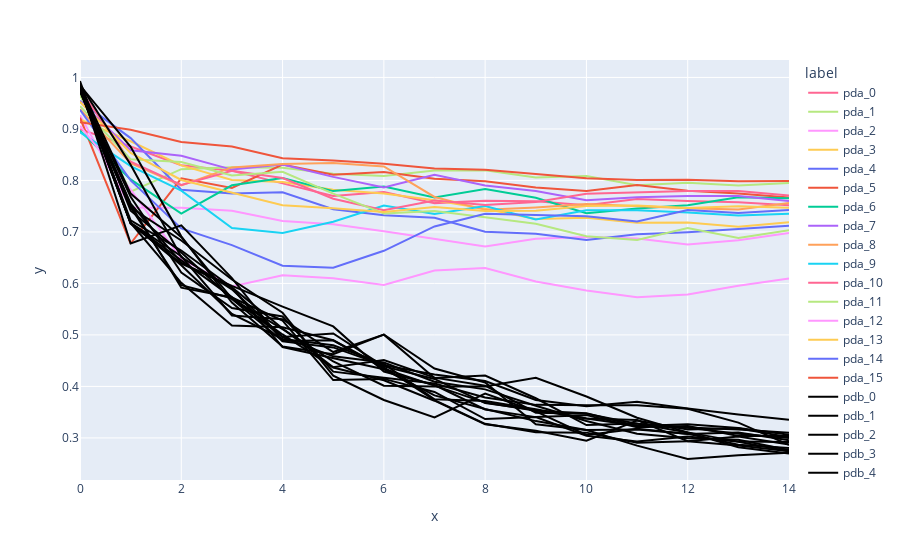

Notebook code for this chart:
### Code cell
px.line(df_all,
        x='x',
        y='y',
        color='label',
        line_group='label',
        color_discrete_map=color_map).show()

### Figure 1 — Plotly figure (JSON) as saved in the notebook; plotly's stock layout.template omitted (floating-point values rounded to 4 significant figures)
{"data": [{"hovertemplate": "label=pda_0<br>x=%{x}<br>y=%{y}<extra></extra>", "legendgroup": "pda_0", "line": {"color": "#FF6692", "dash": "solid"}, "marker": {"symbol": "circle"}, "mode": "lines", "name": "pda_0", "orientation": "v", "showlegend": true, "type": "scatter", "x": [0, 1, 2, 3, 4, 5, 6, 7, 8, 9, 10, 11, 12, 13, 14], "xaxis": "x", "y": [0.8993, 0.8658, 0.8295, 0.8186, 0.7943, 0.7697, 0.7775, 0.756, 0.7606, 0.7594, 0.7521, 0.764, 0.7601, 0.7575, 0.7519], "yaxis": "y"}, {"hovertemplate": "label=pda_1<br>x=%{x}<br>y=%{y}<extra></extra>", "legendgroup": "pda_1", "line": {"color": "#B6E880", "dash": "solid"}, "marker": {"symbol": "circle"}, "mode": "lines", "name": "pda_1", "orientation": "v", "showlegend": true, "type": "scatter", "x": [0, 1, 2, 3, 4, 5, 6, 7, 8, 9, 10, 11, 12, 13, 14], "xaxis": "x", "y": [0.9656, 0.7782, 0.8219, 0.8257, 0.8245, 0.8131, 0.8089, 0.8191, 0.8196, 0.8058, 0.8085, 0.7909, 0.7953, 0.7902, 0.7948], "yaxis": "y"}, {"hovertemplate": "label=pda_2<br>x=%{x}<br>y=%{y}<extra></extra>", "legendgroup": "pda_2", "line": {"color": "#FF97FF", "dash": "solid"}, "marker": {"symbol": "circle"}, "mode": "lines", "name": "pda_2", "orientation": "v", "showlegend": true, "type": "scatter", "x": [0, 1, 2, 3, 4, 5, 6, 7, 8, 9, 10, 11, 12, 13, 14], "xaxis": "x", "y": [0.9268, 0.7473, 0.7469, 0.741, 0.7213, 0.7148, 0.7015, 0.6874, 0.6719, 0.687, 0.6904, 0.6872, 0.6756, 0.6837, 0.6979], "yaxis": "y"}, {"hovertemplate": "label=pda_3<br>x=%{x}<br>y=%{y}<extra></extra>", "legendgroup": "pda_3", "line": {"color": "#FECB52", "dash": "solid"}, "marker": {"symbol": "circle"}, "mode": "lines", "name": "pda_3", "orientation": "v", "showlegend": true, "type": "scatter", "x": [0, 1, 2, 3, 4, 5, 6, 7, 8, 9, 10, 11, 12, 13, 14], "xaxis": "x", "y": [0.9187, 0.876, 0.8292, 0.801, 0.797, 0.7819, 0.7747, 0.7614, 0.745, 0.725, 0.7275, 0.7179, 0.7181, 0.7103, 0.7189], "yaxis": "y"}, {"hovertemplate": "label=pda_4<br>x=%{x}<br>y=%{y}<extra></extra>", "legendgroup": "pda_4", "line": {"color": "#636efa", "dash": "solid"}, "marker": {"symbol": "circle"}, "mode": "lines", "name": "pda_4", "orientation": "v", "showlegend": true, "type": "scatter", "x": [0, 1, 2, 3, 4, 5, 6, 7, 8, 9, 10, 11, 12, 13, 14], "xaxis": "x", "y": [0.9545, 0.8822, 0.7819, 0.7748, 0.7771, 0.7442, 0.7323, 0.7277, 0.7005, 0.6966, 0.6844, 0.6956, 0.6996, 0.7059, 0.7118], "yaxis": "y"}, {"hovertemplate": "label=pda_5<br>x=%{x}<br>y=%{y}<extra></extra>", "legendgroup": "pda_5", "line": {"color": "#EF553B", "dash": "solid"}, "marker": {"symbol": "circle"}, "mode": "lines", "name": "pda_5", "orientation": "v", "showlegend": true, "type": "scatter", "x": [0, 1, 2, 3, 4, 5, 6, 7, 8, 9, 10, 11, 12, 13, 14], "xaxis": "x", "y": [0.9218, 0.6775, 0.8042, 0.7855, 0.8307, 0.8109, 0.8162, 0.8031, 0.7986, 0.7863, 0.7795, 0.7913, 0.78, 0.7744, 0.7667], "yaxis": "y"}, {"hovertemplate": "label=pda_6<br>x=%{x}<br>y=%{y}<extra></extra>", "legendgroup": "pda_6", "line": {"color": "#00cc96", "dash": "solid"}, "marker": {"symbol": "circle"}, "mode": "lines", "name": "pda_6", "orientation": "v", "showlegend": true, "type": "scatter", "x": [0, 1, 2, 3, 4, 5, 6, 7, 8, 9, 10, 11, 12, 13, 14], "xaxis": "x", "y": [0.8968, 0.8021, 0.7357, 0.7906, 0.8045, 0.7793, 0.7882, 0.767, 0.7834, 0.7664, 0.7364, 0.7455, 0.752, 0.7675, 0.7654], "yaxis": "y"}, {"hovertemplate": "label=pda_7<br>x=%{x}<br>y=%{y}<extra></extra>", "legendgroup": "pda_7", "line": {"color": "#ab63fa", "dash": "solid"}, "marker": {"symbol": "circle"}, "mode": "lines", "name": "pda_7", "orientation": "v", "showlegend": true, "type": "scatter", "x": [0, 1, 2, 3, 4, 5, 6, 7, 8, 9, 10, 11, 12, 13, 14], "xaxis": "x", "y": [0.9538, 0.8587, 0.8481, 0.8211, 0.831, 0.8069, 0.7864, 0.8109, 0.79, 0.7794, 0.7615, 0.7672, 0.77, 0.7699, 0.76], "yaxis": "y"}, {"hovertemplate": "label=pda_8<br>x=%{x}<br>y=%{y}<extra></extra>", "legendgroup": "pda_8", "line": {"color": "#FFA15A", "dash": "solid"}, "marker": {"symbol": "circle"}, "mode": "lines", "name": "pda_8", "orientation": "v", "showlegend": true, "type": "scatter", "x": [0, 1, 2, 3, 4, 5, 6, 7, 8, 9, 10, 11, 12, 13, 14], "xaxis": "x", "y": [0.9383, 0.8337, 0.7904, 0.8254, 0.8319, 0.8337, 0.8271, 0.7679, 0.7429, 0.7477, 0.7545, 0.7497, 0.7459, 0.7438, 0.7562], "yaxis": "y"}, {"hovertemplate": "label=pda_9<br>x=%{x}<br>y=%{y}<extra></extra>", "legendgroup": "pda_9", "line": {"color": "#19d3f3", "dash": "solid"}, "marker": {"symbol": "circle"}, "mode": "lines", "name": "pda_9", "orientation": "v", "showlegend": true, "type": "scatter", "x": [0, 1, 2, 3, 4, 5, 6, 7, 8, 9, 10, 11, 12, 13, 14], "xaxis": "x", "y": [0.8937, 0.8278, 0.7803, 0.7077, 0.6979, 0.7199, 0.7512, 0.7347, 0.7502, 0.7243, 0.7421, 0.7421, 0.7377, 0.7318, 0.7353], "yaxis": "y"}, {"hovertemplate": "label=pda_10<br>x=%{x}<br>y=%{y}<extra></extra>", "legendgroup": "pda_10", "line": {"color": "#FF6692", "dash": "solid"}, "marker": {"symbol": "circle"}, "mode": "lines", "name": "pda_10", "orientation": "v", "showlegend": true, "type": "scatter", "x": [0, 1, 2, 3, 4, 5, 6, 7, 8, 9, 10, 11, 12, 13, 14], "xaxis": "x", "y": [0.9757, 0.8364, 0.7914, 0.8188, 0.8047, 0.7644, 0.7423, 0.7609, 0.7521, 0.7582, 0.7741, 0.7761, 0.7794, 0.7797, 0.771], "yaxis": "y"}, {"hovertemplate": "label=pda_11<br>x=%{x}<br>y=%{y}<extra></extra>", "legendgroup": "pda_11", "line": {"color": "#B6E880", "dash": "solid"}, "marker": {"symbol": "circle"}, "mode": "lines", "name": "pda_11", "orientation": "v", "showlegend": true, "type": "scatter", "x": [0, 1, 2, 3, 4, 5, 6, 7, 8, 9, 10, 11, 12, 13, 14], "xaxis": "x", "y": [0.9443, 0.8412, 0.836, 0.8096, 0.817, 0.7744, 0.7359, 0.7405, 0.7285, 0.716, 0.6915, 0.6842, 0.7077, 0.6882, 0.7033], "yaxis": "y"}, {"hovertemplate": "label=pda_12<br>x=%{x}<br>y=%{y}<extra></extra>", "legendgroup": "pda_12", "line": {"color": "#FF97FF", "dash": "solid"}, "marker": {"symbol": "circle"}, "mode": "lines", "name": "pda_12", "orientation": "v", "showlegend": true, "type": "scatter", "x": [0, 1, 2, 3, 4, 5, 6, 7, 8, 9, 10, 11, 12, 13, 14], "xaxis": "x", "y": [0.9062, 0.782, 0.6479, 0.5942, 0.6158, 0.6101, 0.5971, 0.6252, 0.6298, 0.6036, 0.5863, 0.573, 0.5784, 0.5956, 0.6096], "yaxis": "y"}, {"hovertemplate": "label=pda_13<br>x=%{x}<br>y=%{y}<extra></extra>", "legendgroup": "pda_13", "line": {"color": "#FECB52", "dash": "solid"}, "marker": {"symbol": "circle"}, "mode": "lines", "name": "pda_13", "orientation": "v", "showlegend": true, "type": "scatter", "x": [0, 1, 2, 3, 4, 5, 6, 7, 8, 9, 10, 11, 12, 13, 14], "xaxis": "x", "y": [0.9529, 0.8535, 0.801, 0.7764, 0.752, 0.746, 0.7385, 0.7484, 0.7406, 0.7409, 0.7502, 0.7512, 0.7465, 0.7499, 0.747], "yaxis": "y"}, {"hovertemplate": "label=pda_14<br>x=%{x}<br>y=%{y}<extra></extra>", "legendgroup": "pda_14", "line": {"color": "#636efa", "dash": "solid"}, "marker": {"symbol": "circle"}, "mode": "lines", "name": "pda_14", "orientation": "v", "showlegend": true, "type": "scatter", "x": [0, 1, 2, 3, 4, 5, 6, 7, 8, 9, 10, 11, 12, 13, 14], "xaxis": "x", "y": [0.9371, 0.8, 0.707, 0.6744, 0.6345, 0.6307, 0.6634, 0.7107, 0.7352, 0.7334, 0.7307, 0.7203, 0.7424, 0.7369, 0.7424], "yaxis": "y"}, {"hovertemplate": "label=pda_15<br>x=%{x}<br>y=%{y}<extra></extra>", "legendgroup": "pda_15", "line": {"color": "#EF553B", "dash": "solid"}, "marker": {"symbol": "circle"}, "mode": "lines", "name": "pda_15", "orientation": "v", "showlegend": true, "type": "scatter", "x": [0, 1, 2, 3, 4, 5, 6, 7, 8, 9, 10, 11, 12, 13, 14], "xaxis": "x", "y": [0.9129, 0.8984, 0.8748, 0.8657, 0.8431, 0.8385, 0.8324, 0.8231, 0.8206, 0.8117, 0.8041, 0.8011, 0.8013, 0.7982, 0.7988], "yaxis": "y"}, {"hovertemplate": "label=pdb_0<br>x=%{x}<br>y=%{y}<extra></extra>", "legendgroup": "pdb_0", "line": {"color": "black", "dash": "solid"}, "marker": {"symbol": "circle"}, "mode": "lines", "name": "pdb_0", "orientation": "v", "showlegend": true, "type": "scatter", "x": [0, 1, 2, 3, 4, 5, 6, 7, 8, 9, 10, 11, 12, 13, 14], "xaxis": "x", "y": [0.9846, 0.6775, 0.7128, 0.6103, 0.4875, 0.4758, 0.4409, 0.4233, 0.4105, 0.3736, 0.3614, 0.3703, 0.3571, 0.3453, 0.3354], "yaxis": "y"}, {"hovertemplate": "label=pdb_1<br>x=%{x}<br>y=%{y}<extra></extra>", "legendgroup": "pdb_1", "line": {"color": "black", "dash": "solid"}, "marker": {"symbol": "circle"}, "mode": "lines", "name": "pdb_1", "orientation": "v", "showlegend": true, "type": "scatter", "x": [0, 1, 2, 3, 4, 5, 6, 7, 8, 9, 10, 11, 12, 13, 14], "xaxis": "x", "y": [0.9727, 0.7479, 0.5965, 0.5711, 0.5009, 0.4366, 0.4119, 0.3723, 0.3264, 0.3137, 0.2945, 0.3336, 0.3164, 0.3186, 0.3012], "yaxis": "y"}, {"hovertemplate": "label=pdb_2<br>x=%{x}<br>y=%{y}<extra></extra>", "legendgroup": "pdb_2", "line": {"color": "black", "dash": "solid"}, "marker": {"symbol": "circle"}, "mode": "lines", "name": "pdb_2", "orientation": "v", "showlegend": true, "type": "scatter", "x": [0, 1, 2, 3, 4, 5, 6, 7, 8, 9, 10, 11, 12, 13, 14], "xaxis": "x", "y": [0.9743, 0.7472, 0.6834, 0.6076, 0.543, 0.421, 0.3737, 0.34, 0.3861, 0.3514, 0.3057, 0.3179, 0.3076, 0.3104, 0.2953], "yaxis": "y"}, {"hovertemplate": "label=pdb_3<br>x=%{x}<br>y=%{y}<extra></extra>", "legendgroup": "pdb_3", "line": {"color": "black", "dash": "solid"}, "marker": {"symbol": "circle"}, "mode": "lines", "name": "pdb_3", "orientation": "v", "showlegend": true, "type": "scatter", "x": [0, 1, 2, 3, 4, 5, 6, 7, 8, 9, 10, 11, 12, 13, 14], "xaxis": "x", "y": [0.9804, 0.7226, 0.664, 0.592, 0.4764, 0.4556, 0.4333, 0.3825, 0.3561, 0.3327, 0.3155, 0.285, 0.2591, 0.2661, 0.2713], "yaxis": "y"}, {"hovertemplate": "label=pdb_4<br>x=%{x}<br>y=%{y}<extra></extra>", "legendgroup": "pdb_4", "line": {"color": "black", "dash": "solid"}, "marker": {"symbol": "circle"}, "mode": "lines", "name": "pdb_4", "orientation": "v", "showlegend": true, "type": "scatter", "x": [0, 1, 2, 3, 4, 5, 6, 7, 8, 9, 10, 11, 12, 13, 14], "xaxis": "x", "y": [0.9768, 0.7179, 0.6528, 0.5377, 0.5304, 0.4668, 0.5005, 0.4164, 0.4212, 0.377, 0.325, 0.328, 0.3104, 0.2817, 0.2696], "yaxis": "y"}, {"hovertemplate": "label=pdb_5<br>x=%{x}<br>y=%{y}<extra></extra>", "legendgroup": "pdb_5", "line": {"color": "black", "dash": "solid"}, "marker": {"symbol": "circle"}, "mode": "lines", "name": "pdb_5", "orientation": "v", "showlegend": true, "type": "scatter", "x": [0, 1, 2, 3, 4, 5, 6, 7, 8, 9, 10, 11, 12, 13, 14], "xaxis": "x", "y": [0.9775, 0.753, 0.5917, 0.5726, 0.5279, 0.4123, 0.4146, 0.3892, 0.3365, 0.3406, 0.3044, 0.2931, 0.3028, 0.2924, 0.2739], "yaxis": "y"}, {"hovertemplate": "label=pdb_6<br>x=%{x}<br>y=%{y}<extra></extra>", "legendgroup": "pdb_6", "line": {"color": "black", "dash": "solid"}, "marker": {"symbol": "circle"}, "mode": "lines", "name": "pdb_6", "orientation": "v", "showlegend": true, "type": "scatter", "x": [0, 1, 2, 3, 4, 5, 6, 7, 8, 9, 10, 11, 12, 13, 14], "xaxis": "x", "y": [0.9868, 0.8306, 0.6513, 0.5885, 0.4961, 0.5029, 0.439, 0.4145, 0.3678, 0.3544, 0.3379, 0.3238, 0.3196, 0.3081, 0.2997], "yaxis": "y"}, {"hovertemplate": "label=pdb_7<br>x=%{x}<br>y=%{y}<extra></extra>", "legendgroup": "pdb_7", "line": {"color": "black", "dash": "solid"}, "marker": {"symbol": "circle"}, "mode": "lines", "name": "pdb_7", "orientation": "v", "showlegend": true, "type": "scatter", "x": [0, 1, 2, 3, 4, 5, 6, 7, 8, 9, 10, 11, 12, 13, 14], "xaxis": "x", "y": [0.9819, 0.717, 0.6351, 0.5406, 0.4921, 0.48, 0.4435, 0.3749, 0.3716, 0.3559, 0.3376, 0.3348, 0.2936, 0.2852, 0.2742], "yaxis": "y"}, {"hovertemplate": "label=pdb_8<br>x=%{x}<br>y=%{y}<extra></extra>", "legendgroup": "pdb_8", "line": {"color": "black", "dash": "solid"}, "marker": {"symbol": "circle"}, "mode": "lines", "name": "pdb_8", "orientation": "v", "showlegend": true, "type": "scatter", "x": [0, 1, 2, 3, 4, 5, 6, 7, 8, 9, 10, 11, 12, 13, 14], "xaxis": "x", "y": [0.9775, 0.7547, 0.6401, 0.5924, 0.5123, 0.4372, 0.4513, 0.4171, 0.4014, 0.349, 0.3471, 0.3275, 0.3202, 0.3163, 0.31], "yaxis": "y"}, {"hovertemplate": "label=pdb_9<br>x=%{x}<br>y=%{y}<extra></extra>", "legendgroup": "pdb_9", "line": {"color": "black", "dash": "solid"}, "marker": {"symbol": "circle"}, "mode": "lines", "name": "pdb_9", "orientation": "v", "showlegend": true, "type": "scatter", "x": [0, 1, 2, 3, 4, 5, 6, 7, 8, 9, 10, 11, 12, 13, 14], "xaxis": "x", "y": [0.986, 0.7412, 0.6603, 0.5697, 0.4881, 0.4894, 0.4372, 0.3734, 0.3274, 0.3111, 0.3102, 0.2905, 0.2936, 0.3029, 0.287], "yaxis": "y"}, {"hovertemplate": "label=pdb_10<br>x=%{x}<br>y=%{y}<extra></extra>", "legendgroup": "pdb_10", "line": {"color": "black", "dash": "solid"}, "marker": {"symbol": "circle"}, "mode": "lines", "name": "pdb_10", "orientation": "v", "showlegend": true, "type": "scatter", "x": [0, 1, 2, 3, 4, 5, 6, 7, 8, 9, 10, 11, 12, 13, 14], "xaxis": "x", "y": [0.9779, 0.7681, 0.6212, 0.5521, 0.5357, 0.4287, 0.417, 0.4058, 0.3783, 0.3642, 0.3633, 0.3636, 0.3568, 0.3297, 0.2866], "yaxis": "y"}, {"hovertemplate": "label=pdb_11<br>x=%{x}<br>y=%{y}<extra></extra>", "legendgroup": "pdb_11", "line": {"color": "black", "dash": "solid"}, "marker": {"symbol": "circle"}, "mode": "lines", "name": "pdb_11", "orientation": "v", "showlegend": true, "type": "scatter", "x": [0, 1, 2, 3, 4, 5, 6, 7, 8, 9, 10, 11, 12, 13, 14], "xaxis": "x", "y": [0.9757, 0.7174, 0.6013, 0.5181, 0.5149, 0.4897, 0.4346, 0.4016, 0.3686, 0.3527, 0.3478, 0.3232, 0.3263, 0.3191, 0.3061], "yaxis": "y"}, {"hovertemplate": "label=pdb_12<br>x=%{x}<br>y=%{y}<extra></extra>", "legendgroup": "pdb_12", "line": {"color": "black", "dash": "solid"}, "marker": {"symbol": "circle"}, "mode": "lines", "name": "pdb_12", "orientation": "v", "showlegend": true, "type": "scatter", "x": [0, 1, 2, 3, 4, 5, 6, 7, 8, 9, 10, 11, 12, 13, 14], "xaxis": "x", "y": [0.9848, 0.8654, 0.6914, 0.5628, 0.4774, 0.4625, 0.5008, 0.4347, 0.4077, 0.3267, 0.3153, 0.3164, 0.3083, 0.2867, 0.2804], "yaxis": "y"}, {"hovertemplate": "label=pdb_13<br>x=%{x}<br>y=%{y}<extra></extra>", "legendgroup": "pdb_13", "line": {"color": "black", "dash": "solid"}, "marker": {"symbol": "circle"}, "mode": "lines", "name": "pdb_13", "orientation": "v", "showlegend": true, "type": "scatter", "x": [0, 1, 2, 3, 4, 5, 6, 7, 8, 9, 10, 11, 12, 13, 14], "xaxis": "x", "y": [0.9931, 0.717, 0.6447, 0.5734, 0.4958, 0.4585, 0.4463, 0.409, 0.3943, 0.3626, 0.3328, 0.3083, 0.2993, 0.2965, 0.2765], "yaxis": "y"}, {"hovertemplate": "label=pdb_14<br>x=%{x}<br>y=%{y}<extra></extra>", "legendgroup": "pdb_14", "line": {"color": "black", "dash": "solid"}, "marker": {"symbol": "circle"}, "mode": "lines", "name": "pdb_14", "orientation": "v", "showlegend": true, "type": "scatter", "x": [0, 1, 2, 3, 4, 5, 6, 7, 8, 9, 10, 11, 12, 13, 14], "xaxis": "x", "y": [0.9849, 0.7744, 0.6899, 0.5706, 0.5113, 0.4488, 0.4013, 0.3998, 0.3999, 0.4167, 0.3805, 0.3392, 0.3108, 0.2928, 0.2922], "yaxis": "y"}, {"hovertemplate": "label=pdb_15<br>x=%{x}<br>y=%{y}<extra></extra>", "legendgroup": "pdb_15", "line": {"color": "black", "dash": "solid"}, "marker": {"symbol": "circle"}, "mode": "lines", "name": "pdb_15", "orientation": "v", "showlegend": true, "type": "scatter", "x": [0, 1, 2, 3, 4, 5, 6, 7, 8, 9, 10, 11, 12, 13, 14], "xaxis": "x", "y": [0.9817, 0.7162, 0.6386, 0.5951, 0.555, 0.5166, 0.4289, 0.4026, 0.3553, 0.3404, 0.3443, 0.3209, 0.323, 0.3036, 0.3036], "yaxis": "y"}], "layout": {"legend": {"title": {"text": "label"}, "tracegroupgap": 0}, "margin": {"t": 60}, "xaxis": {"anchor": "y", "domain": [0, 1], "title": {"text": "x"}}, "yaxis": {"anchor": "x", "domain": [0, 1], "title": {"text": "y"}}}}
